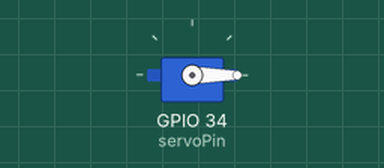
Simulated run of this sketch. Board: ESP32. On the bench: servo.

Above: at 0.05 s.
At 3.95 s:
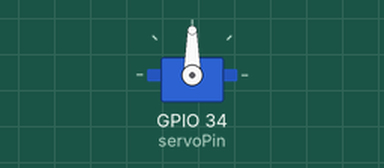
At 8.0 s:
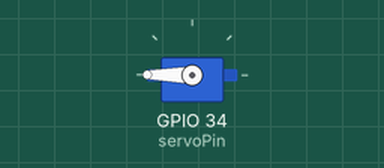
Timing chart, 0 to 10.4 s (numbered marks = the images above):
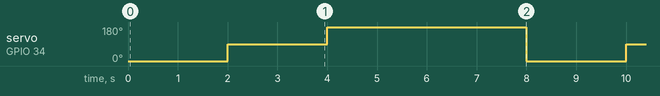

Measured:
- by itself, servo on GPIO 34 (servoPin): repeats every 8.0 s: 180° 4.0 s, 0° 2.0 s, 90° 2.0 s

The sketch:

03_servo_mg995.ino
```cpp
#include <Servo.h>

Servo myServo;           // Creates the object to control the servo motor
const int servoPin = 34; // Pin to which the servo signal is connected

void setup() {
  myServo.attach(servoPin); // Attaches the servo motor to the pin
}

void loop() {
  // 1. Position at 0 degrees
  myServo.write(0);
  delay(2000); // Wait 2 seconds

  // 2. Position at 90 degrees
  myServo.write(90);
  delay(2000); // Wait 2 seconds

  // 3. Position at 180 degrees
  myServo.write(180);
  delay(2000); // Wait 2 seconds

  // 4. Position at degree
  myServo.write(270);
  delay(2000);
}
```
